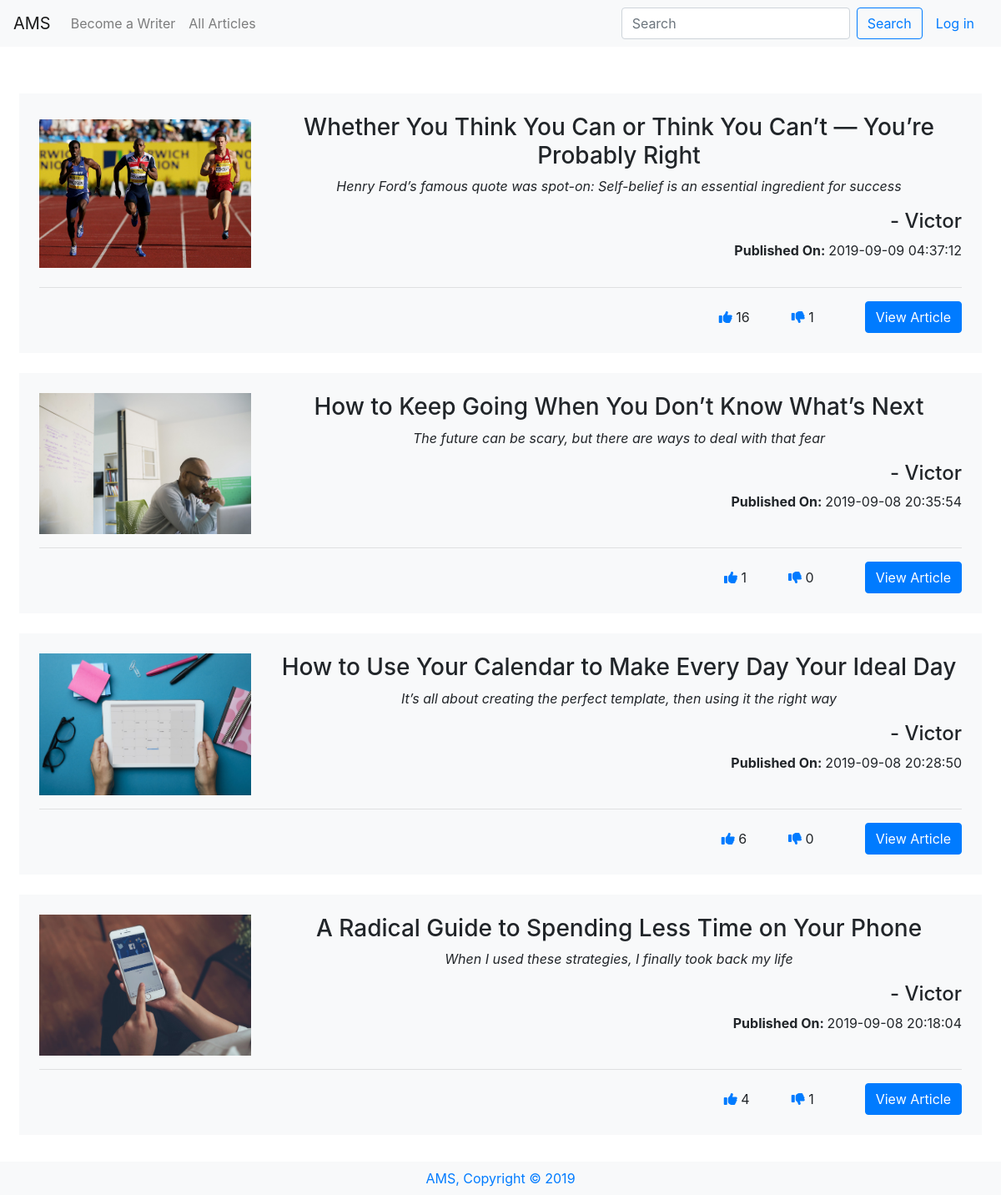
Screenshot of /viewall/1 with the database file from the repository.
### tables this page shows
CREATE TABLE 'articles' ('id' integer PRIMARY KEY AUTOINCREMENT NOT NULL, 'userid' smallint NOT NULL, 'title' varchar(255) NOT NULL, 'description' varchar(300) NOT NULL, 'content' text NOT NULL, 'like' smallint, 'dislike' smallint, 'image' bytea, 'date' timestamp NOT NULL DEFAULT CURRENT_TIMESTAMP);

CREATE TABLE users(
    id INTEGER NOT NULL PRIMARY KEY,
    username VARCHAR(255) NOT NULL UNIQUE,
    email VARCHAR(255) NOT NULL UNIQUE,
    password VARCHAR(255) NOT NULL
);

### application.py (the view)
@app.route("/viewall/<id>")
def viewall_author(id):
    rows = db.execute("""SELECT articles.id, users.username, articles.title, articles.description,
    articles.content, articles.like, articles.dislike, articles.image, articles.date
    FROM users JOIN articles ON users.id = articles.userid WHERE articles.userid = :id ORDER BY date DESC""", id=id)
    for row in rows:
        if row['image']:
            row['image'] = "../" + row['image']
    return render_template("view.html", data=rows)

### application.py (called while the page is built)
@app.after_request
def after_request(response):
    response.headers["Cache-Control"] = "no-cache, no-store, must-revalidate"
    response.headers["Expires"] = 0
    response.headers["Pragma"] = "no-cache"
    return response

### templates/view.html (shortened to what this page needs)
{% extends "layout.html" %} {% block title %} View {% endblock %} {% block main
    %}
<div id="articles" class="row">
    {% for datum in data %}
    <div class="article mb-4 bg-light p-4">
        <div class="article_main row">
            <div class="article-img col-3">
                <img src="{{ datum.image }}" alt="{{ datum.title }}">
            </div>
            <div class="article_head col-9">
                <h3>{{ datum.title }}</h3>
                <p><i>{{ datum.description }}</i></p>
                <h4 class="text-right">- {{ datum.username }}</h4>
                <p class="text-right"><b>Published On: </b>{{ datum.date }}</p>
            </div>
        </div>
        <hr>
        <div class="article_footer">
            <a href="/like/{{ datum.id }}" class="btn mr-4 btn"><i class="fas fa-thumbs-up text-primary"></i>
                {{ datum.like }}</a>
            <a href="/dislike/{{ datum.id }}" class="btn mr-4 btn"><i class="fas fa-thumbs-down text-primary"></i>
                {{ datum.dislike }}</a>
            <a class="ml-4" href="/viewone/{{ datum.id }}"><button class="btn btn-primary text-right">View
                    Article</button></a>
        </div>
    </div>
    {% endfor %}
</div>
{% endblock %}

### static/styles.css (style rules this page uses)
.article-img { display: flex; flex-flow: column wrap; justify-content: center; }
.article-img img { width: 100%; object-fit: contain; }
.article_footer { display: flex; justify-content: flex-end; }

### rows the page displays
articles: image (picture), title "Whether You Think You Can or Think You Can’t — You’re Probably Right", description "Henry Ford’s famous quote was spot-on: Self-belief is an essential ingredient for success", username "Victor", date "2019-09-09 04:37:12", like "16", dislike "1"
articles: image (picture), title "How to Keep Going When You Don’t Know What’s Next", description "The future can be scary, but there are ways to deal with that fear", username "Victor", date "2019-09-08 20:35:54", like "1", dislike "0"
articles: image (picture), title "How to Use Your Calendar to Make Every Day Your Ideal Day", description "It’s all about creating the perfect template, then using it the right way", username "Victor", date "2019-09-08 20:28:50", like "6", dislike "0"
articles: image (picture), title "A Radical Guide to Spending Less Time on Your Phone", description "When I used these strategies, I finally took back my life", username "Victor", date "2019-09-08 20:18:04", like "4", dislike "1"
